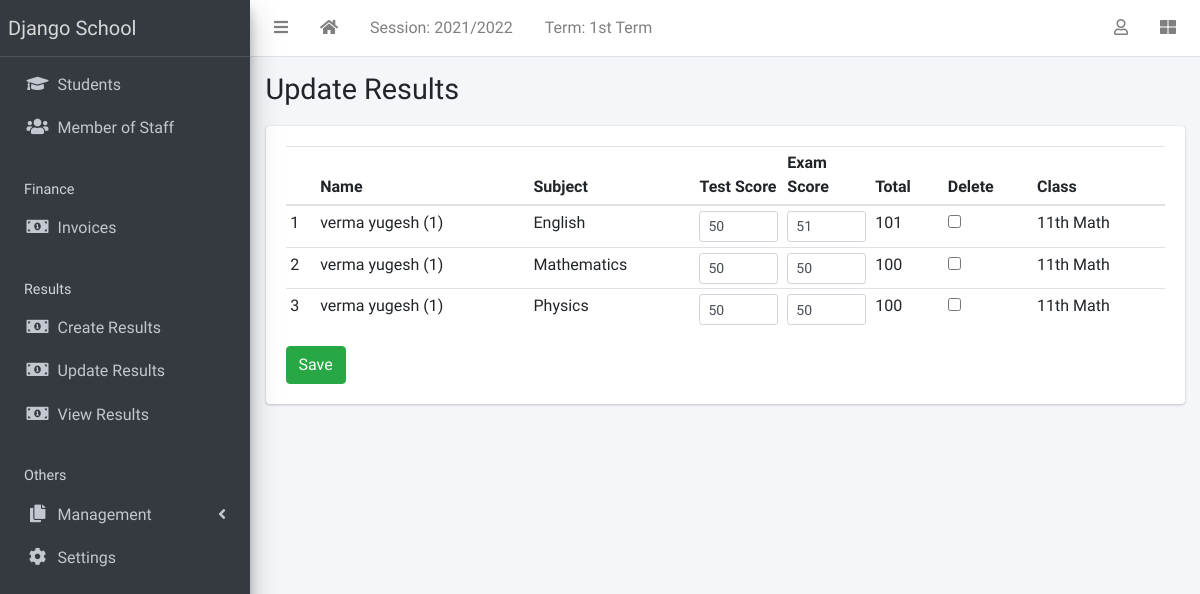
The app's page /result/edit-results/ (signed in), older data.
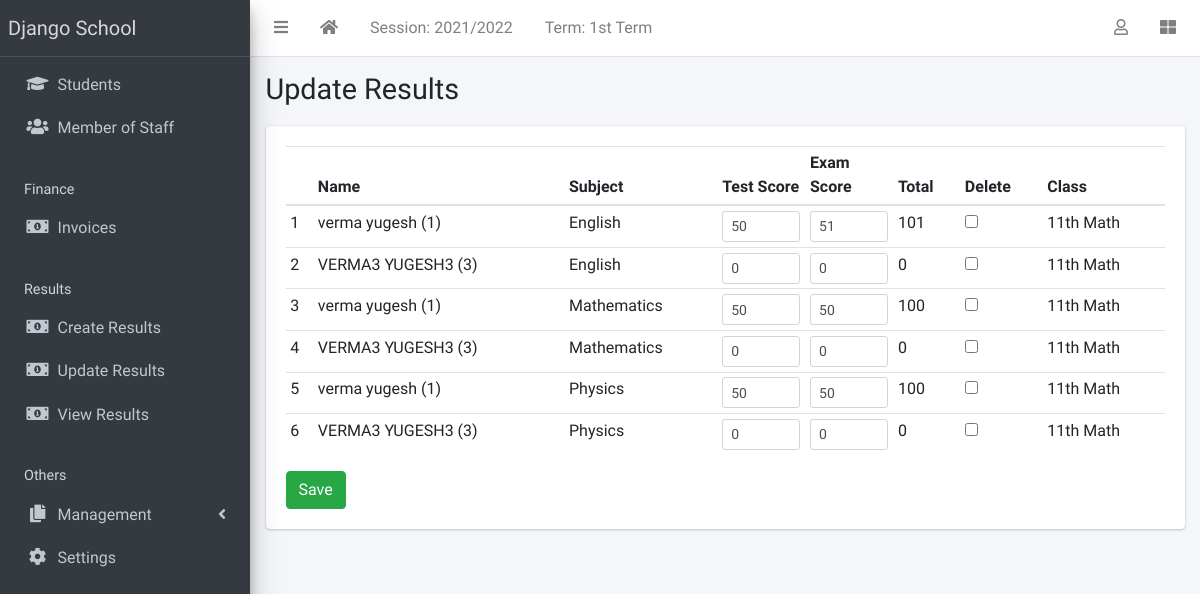
The same page, newer data.
### apps/result/models.py (models this page shows, shortened)
class Result(models.Model):
    student = models.ForeignKey(Student, on_delete=models.CASCADE)
    session = models.ForeignKey(AcademicSession, on_delete=models.CASCADE)
    term = models.ForeignKey(AcademicTerm, on_delete=models.CASCADE)
    current_class = models.ForeignKey(StudentClass, on_delete=models.CASCADE)
    subject = models.ForeignKey(Subject, on_delete=models.CASCADE)
    test_score = models.IntegerField(default=0)
    exam_score = models.IntegerField(default=0)
    class Meta:
        ordering = ["subject"]
    def total_score(self):
        return self.test_score + self.exam_score

### apps/students/models.py (models this page shows, shortened)
class Student(models.Model):
    STATUS_CHOICES = [("active", "Active"), ("inactive", "Inactive")]
    GENDER_CHOICES = [("male", "Male"), ("female", "Female")]
    current_status = models.CharField(
        max_length=10, choices=STATUS_CHOICES, default="active"
    )
    registration_number = models.CharField(max_length=200, unique=True)
    surname = models.CharField(max_length=200)
    firstname = models.CharField(max_length=200)
    other_name = models.CharField(max_length=200, blank=True)
    gender = models.CharField(max_length=10, choices=GENDER_CHOICES, default="male")
    date_of_birth = models.DateField(default=timezone.now)
    current_class = models.ForeignKey(
        StudentClass, on_delete=models.SET_NULL, blank=True, null=True
    )
    date_of_admission = models.DateField(default=timezone.now)
    mobile_num_regex = RegexValidator(
        regex="^[0-9]{10,15}$", message="Entered mobile number isn't in a right format!"
    )
    parent_mobile_number = models.CharField(
        validators=[mobile_num_regex], max_length=13, blank=True
    )
    address = models.TextField(blank=True)
    others = models.TextField(blank=True)
    passport = models.ImageField(blank=True, upload_to="students/passports/")
    class Meta:
        ordering = ["surname", "firstname", "other_name"]
    def __str__(self):
        return f"{self.surname} {self.firstname} {self.other_name} ({self.registration_number})"

### apps/corecode/models.py (models this page shows)
class Subject(models.Model):
    name = models.CharField(max_length=200, unique=True)
    class Meta:
        ordering = ["name"]
    def __str__(self):
        return self.name

class StudentClass(models.Model):
    name = models.CharField(max_length=200, unique=True)
    class Meta:
        verbose_name = "Class"
        verbose_name_plural = "Classes"
        ordering = ["name"]
    def __str__(self):
        return self.name

### apps/result/views.py (the view)
# urls.py: path("edit-results/", edit_results, name="edit-results"),
@login_required
def edit_results(request):
    if request.method == "POST":
        form = EditResults(request.POST)
        if form.is_valid():
            form.save()
            messages.success(request, "Results successfully updated")
            return redirect("edit-results")
    else:
        results = Result.objects.filter(
            session=request.current_session, term=request.current_term
        )
        form = EditResults(queryset=results)
    return render(request, "result/edit_results.html", {"formset": form})

### apps/corecode/context_processors.py (called while the page is built)
def site_defaults(request):
    current_session = AcademicSession.objects.get(current=True)
    current_term = AcademicTerm.objects.get(current=True)
    vals = SiteConfig.objects.all()
    contexts = {
        "current_session": current_session.name,
        "current_term": current_term.name,
    }
    for val in vals:
        contexts[val.key] = val.value
    return contexts

### apps/result/templates/result/edit_results.html (shortened to what this page needs)
{% extends 'base.html' %}
{% load widget_tweaks %}
{% block title %}
Update Results
{% endblock title %}
{% block content %}
<form method="POST">
  <table id="studenttable" class="table table-sm">
    <thead>
      <tr>
        <th></th>
        <th>Name</th>
        <th>Subject</th>
        <th>Test Score</th>
        <th>Exam Score</th>
        <th>Total</th>
        <th>Delete</th>
        <th>Class</th>
      </tr>
    </thead>
    <tbody>
      {% for form in formset %}
        <tr>
          <td>{{forloop.counter }}</td>
          <td>{{form.instance.student }}</td>
          <td>{{form.instance.subject}}</td>
          <td style="width: 10%;">{{form.test_score | add_class:"form-control form-control-sm"}}</td>
          <td style="width: 10%;">{{form.exam_score | add_class:"form-control form-control-sm"}}</td>
          <td>{{form.instance.total_score}}</td>
          <td>{{form.DELETE}}</td>
          <td>{{form.instance.current_class}}</td>
        </tr>
      {% endfor %}
    </tbody>
  </table>
  <input type="submit" class="btn btn-success" value="Save">
  </form>
{% endblock content %}

Row changes from the older to the newer data that the page shows:
added Result: instance.student "VERMA3 YUGESH3 (3)", instance.subject "English", instance.total_score "0", instance.current_class "11th Math"
added Result: instance.student "VERMA3 YUGESH3 (3)", instance.subject "Mathematics", instance.total_score "0", instance.current_class "11th Math"
added Result: instance.student "VERMA3 YUGESH3 (3)", instance.subject "Physics", instance.total_score "0", instance.current_class "11th Math"
Text that changed along with them:
new list line: "2 0 0 ☐"
list line gone: "50 50 ☐"
new list line: "50 50 ☐"
new list line: "4 0 0 ☐"
new list line: "6 0 0 ☐"
